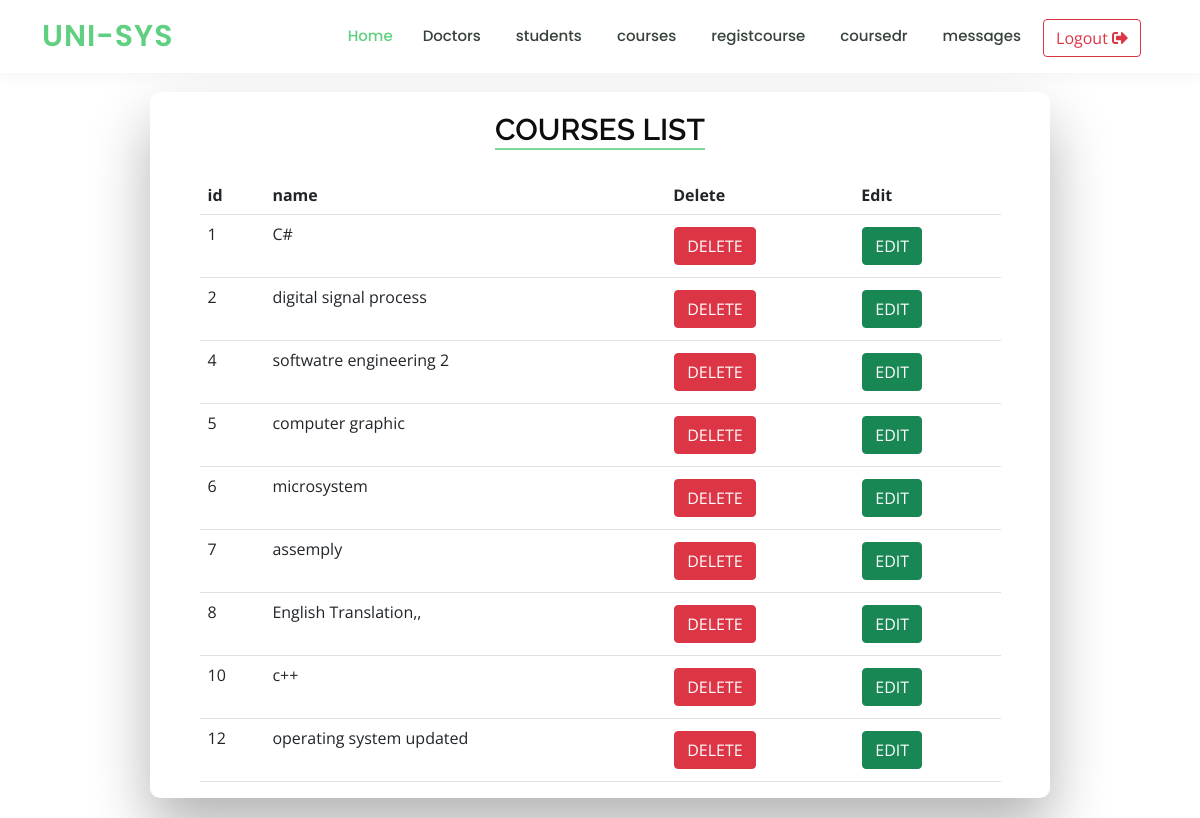
Screenshot of /admin/courses/list.php (signed in) with the database file from the repository.
### tables this page shows
CREATE TABLE `courses` (
  `id` int(11) NOT NULL,
  `name` varchar(250) NOT NULL
);

### admin/courses/list.php (the view, shortened to what this page needs)
<?php ob_start();
 include '../shared/header.php';
include  '../general/connection.php';
$select = "SELECT * FROM courses";
$s = mysqli_query($conn, $select);
?>
<div class="wrapper fadeInDown">
    <div id="formContent">
        <h2 class="active">courses List </h2>
        <div class="container col-11 mt-3 justify-content-center  text-ceter">
            <table class="table text-ceter">
                <tr>
                    <th>id</th>
                    <th>name</th>
                    <th>Delete</th>
                    <th>Edit</th>
                </tr>
                <tr>
                    <?php foreach ($s as $data) { ?>
                        <td><?php echo $data['id'] ?></td>
                        <td><?php echo $data['name'] ?></td>
                        <td> <a href="list.php?delete=<?php echo $data['id'] ?>" class="btn btn-danger">DELETE</a></td>
                        <td> <a href="add.php?edit=<?php echo $data['id'] ?>" class="btn btn-success">EDIT</a></td>
                </tr>
            <?php } ?>
            </table>
        </div>
    </div>
</div>
<?php include '../shared/script.php'; ?>

### assets/css/style.css (style rules this page uses)
body { font-family: "Open Sans", sans-serif; color: #444444; padding-top: 72px; }
a { color: #5fcf80; text-decoration: none; }
h1, h2, h3, h4, h5, h6 { font-family: "Raleway", sans-serif; }
.wrapper { display: flex; align-items: center; flex-direction: column; justify-content: center; width: 100%; min-height: 100%; padding: 20px; }
#formContent { -webkit-border-radius: 10px 10px 10px 10px; border-radius: 10px 10px 10px 10px; background: #fff; padding: 30px; width: 90%; max-width: 900px; position: relative; padding: 0px; -webkit-box-shadow: 0 30px 60px 0 rgba(0,0,0,0.3); box-shadow: 0 30px 60px 0 rgba(0,0,0,0.3); text-align: center; }
h2 { text-align: center; font-size: 30px; font-weight: 600; text-transform: uppercase; display:inline-block; margin: 20px 8px 10px 8px; color: #cccccc; }
h2.active { color: #0d0d0d; border-bottom: 2px solid #7ed899; }
.fadeInDown { -webkit-animation-name: fadeInDown; animation-name: fadeInDown; -webkit-animation-duration: 1s; animation-duration: 1s; -webkit-animation-fill-mode: both; animation-fill-mode: both; }
* { box-sizing: border-box; }
.btn { color: white; text-align: center; text-decoration: none; display: inline-block; box-shadow: none; margin: 4px 1px; }

### rows the page displays
courses: id "1", name "C#"
courses: id "2", name "digital signal process"
courses: id "4", name "softwatre engineering 2"
courses: id "5", name "computer graphic"
courses: id "6", name "microsystem"
courses: id "7", name "assemply"
courses: id "8", name "English Translation,,"
courses: id "10", name "c++"
courses: id "12", name "operating system updated"
